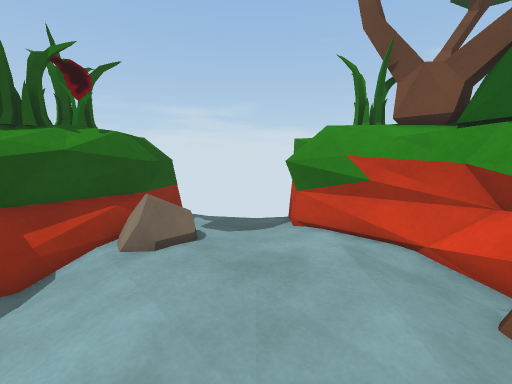
view 1 (above)

12 first-person views from a walk through a scene from a Unity 3-D project. The camera is 1.3 m above the floor, tilts 8° down and sees 90° across. The floor is counted in squares, 0.45 m on a side. Each view is taken from the middle of a square. On the plan, view 1 faces up. The plan holds only what a view shows up to about 19 squares ahead; the rest is blank. The place goes on beyond the plan. The player character is not drawn.

view 2
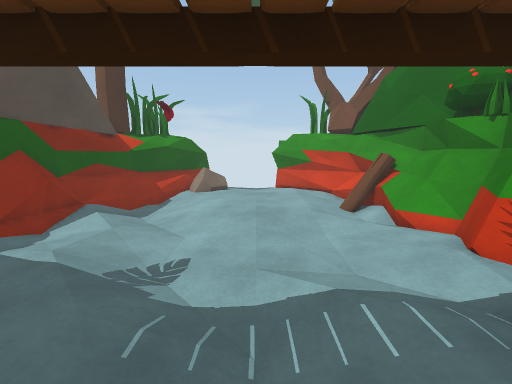

view 3
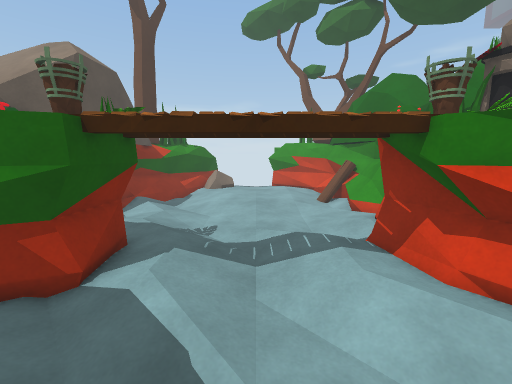

view 4
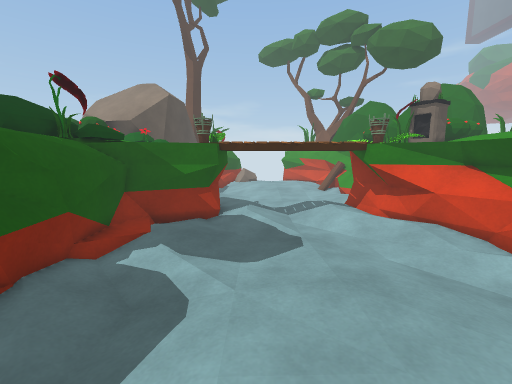

view 5
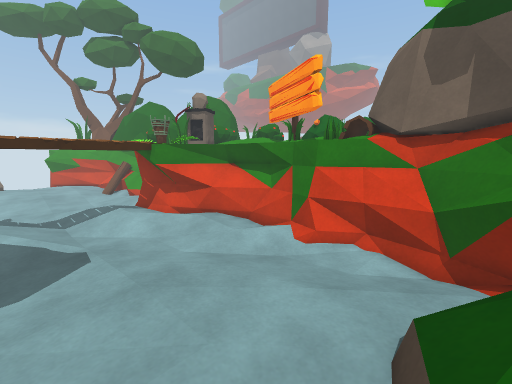

view 6
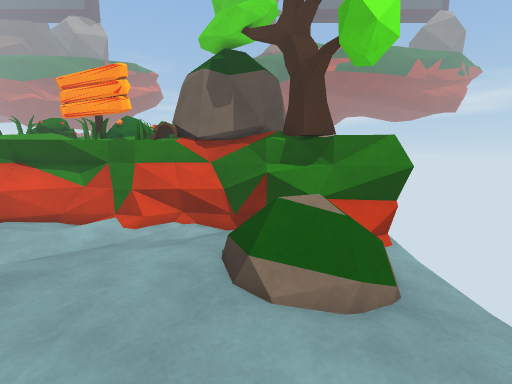

view 7
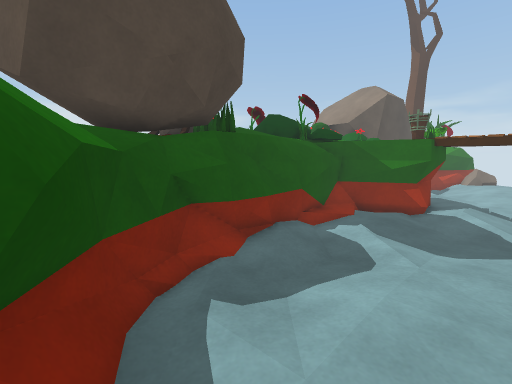

view 8
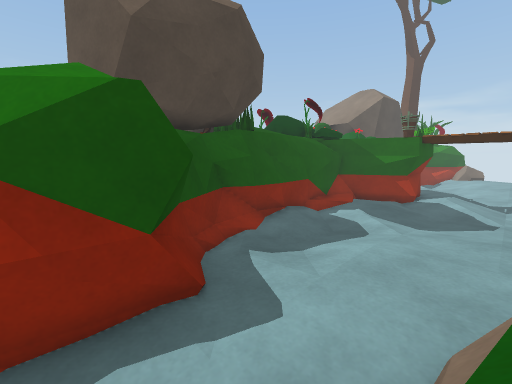

view 9
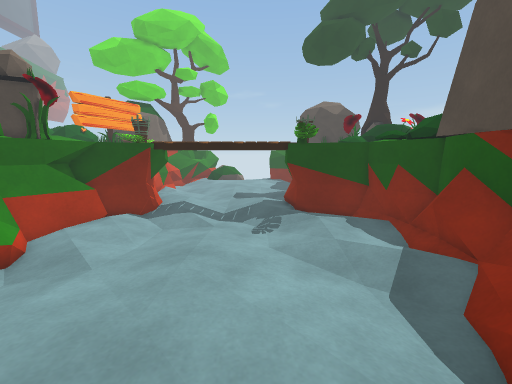

view 10
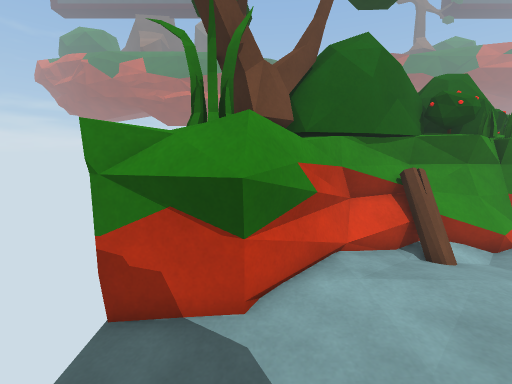

view 11
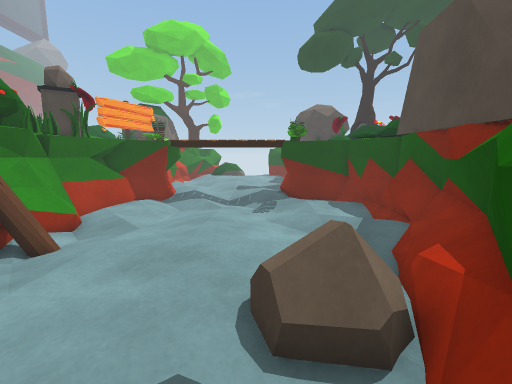

view 12
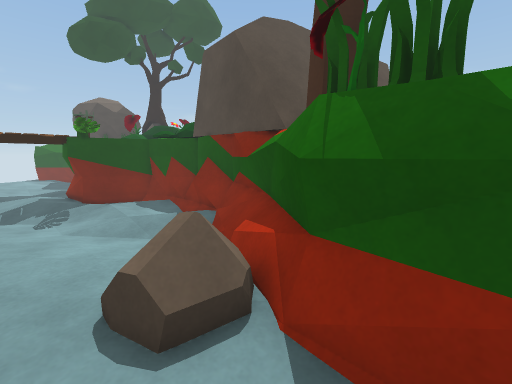

### Floor plan
Key: @ floor where view 1 was taken; # wall or solid block; x gap in a wall; . main floor; : floor 0.25 m higher than the main floor; - floor 0.25 m lower than the main floor; + floor 0.5 m higher than the main floor; / step, stairs or slope; = window, fence, low wall or low ledge; ^ raised ledge; T thing the floor can be seen under or through; B bush; O other object.
Columns run from 10 left of view 1 to 9 right of it. Each row starts with its distance up from view 1.
 13       #     #^
 12       #.....^^^
 11       #....=^^
 10      ##....#####
  9    ####O/....###
  8   ##^#= /.....##
  7   ##^.##:......###
  6   #^O....:...../=#
  5   ##.-....:....-=#
  4  ^##--.........==#
  3  ^x.--.........-=#
  2  #=./--........-O##
  1  #=...--........O###
  0  #=....-..@.-....=#^
 -1  #=....--...-....=^^
 -2  #=....---..--..=#^^
 -3  ^B....-------..^^^
 -4   ^....//--./-..^^
 -5   ^^^T../--...TT^
 -6      TTTTT-TTTTT
 -7      #T  .-.  T#
 -8      #TTTT-TTT##   ^
 -9    ^^#T...--/.##^^ ^
-10  ####..-/.--//.=^^^
-11 ### ...-------..^^^^
-12   #....--..---...^^
-13   #.....-...--...#^
-14   #-....-....-...=^
-15   #=-........--..=^
-16   #=/-........--/#^
-17   #=.-.........-/###
-18   #=.-.........--^##
-19   ##.-....:....-.=^#
-20   ##.......:....-###
-21    #.......///..=##
-22    ##.....:   .=##
-23     ##....:   =^#
-24      ##...+   =##
-25      ##....:  ^^#
-26       #......###
-27              ##

Where each view was taken, in squares from view 1:
view 1: 0 up, 0 right, facing up
view 2: 9 down, 0 right, facing up
view 3: 14 down, 0 right, facing up
view 4: 22 down, 2 left, facing up
view 5: 22 down, 2 left, facing up-right
view 6: 22 down, 5 left, facing right
view 7: 24 down, 1 left, facing up-left
view 8: 26 down, 0 right, facing up-left
view 9: 9 up, 2 left, facing down
view 10: 10 up, 3 left, facing right
view 11: 12 up, 2 left, facing down
view 12: 12 up, 1 left, facing down-left
